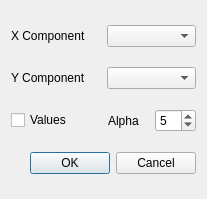
<?xml version="1.0" encoding="UTF-8"?>
<ui version="4.0">
 <class>Dialog</class>
 <widget class="QDialog" name="Dialog">
  <property name="geometry">
   <rect>
    <x>0</x>
    <y>0</y>
    <width>207</width>
    <height>199</height>
   </rect>
  </property>
  <property name="windowTitle">
   <string>Add Data</string>
  </property>
  <layout class="QVBoxLayout" name="verticalLayout">
   <item>
    <layout class="QHBoxLayout" name="horizontalLayout">
     <item>
      <widget class="QLabel" name="label">
       <property name="text">
        <string>X Component</string>
       </property>
      </widget>
     </item>
     <item>
      <widget class="QComboBox" name="XcomboBox"/>
     </item>
    </layout>
   </item>
   <item>
    <layout class="QHBoxLayout" name="horizontalLayout_2">
     <item>
      <widget class="QLabel" name="label_2">
       <property name="text">
        <string>Y Component</string>
       </property>
      </widget>
     </item>
     <item>
      <widget class="QComboBox" name="YcomboBox"/>
     </item>
    </layout>
   </item>
   <item>
    <layout class="QHBoxLayout" name="horizontalLayout_3">
     <item>
      <widget class="QCheckBox" name="VcheckBox">
       <property name="text">
        <string>Values         </string>
       </property>
      </widget>
     </item>
     <item>
      <widget class="QLabel" name="label_3">
       <property name="text">
        <string>Alpha</string>
       </property>
      </widget>
     </item>
     <item>
      <widget class="QSpinBox" name="alphaspinBox">
       <property name="minimum">
        <number>1</number>
       </property>
       <property name="maximum">
        <number>10</number>
       </property>
       <property name="value">
        <number>5</number>
       </property>
      </widget>
     </item>
    </layout>
   </item>
   <item>
    <widget class="QDialogButtonBox" name="buttonBox">
     <property name="orientation">
      <enum>Qt::Horizontal</enum>
     </property>
     <property name="standardButtons">
      <set>QDialogButtonBox::Cancel|QDialogButtonBox::Ok</set>
     </property>
    </widget>
   </item>
  </layout>
 </widget>
 <resources/>
 <connections>
  <connection>
   <sender>buttonBox</sender>
   <signal>accepted()</signal>
   <receiver>Dialog</receiver>
   <slot>accept()</slot>
   <hints>
    <hint type="sourcelabel">
     <x>168</x>
     <y>131</y>
    </hint>
    <hint type="destinationlabel">
     <x>157</x>
     <y>274</y>
    </hint>
   </hints>
  </connection>
  <connection>
   <sender>buttonBox</sender>
   <signal>rejected()</signal>
   <receiver>Dialog</receiver>
   <slot>reject()</slot>
   <hints>
    <hint type="sourcelabel">
     <x>168</x>
     <y>131</y>
    </hint>
    <hint type="destinationlabel">
     <x>286</x>
     <y>274</y>
    </hint>
   </hints>
  </connection>
 </connections>
</ui>
